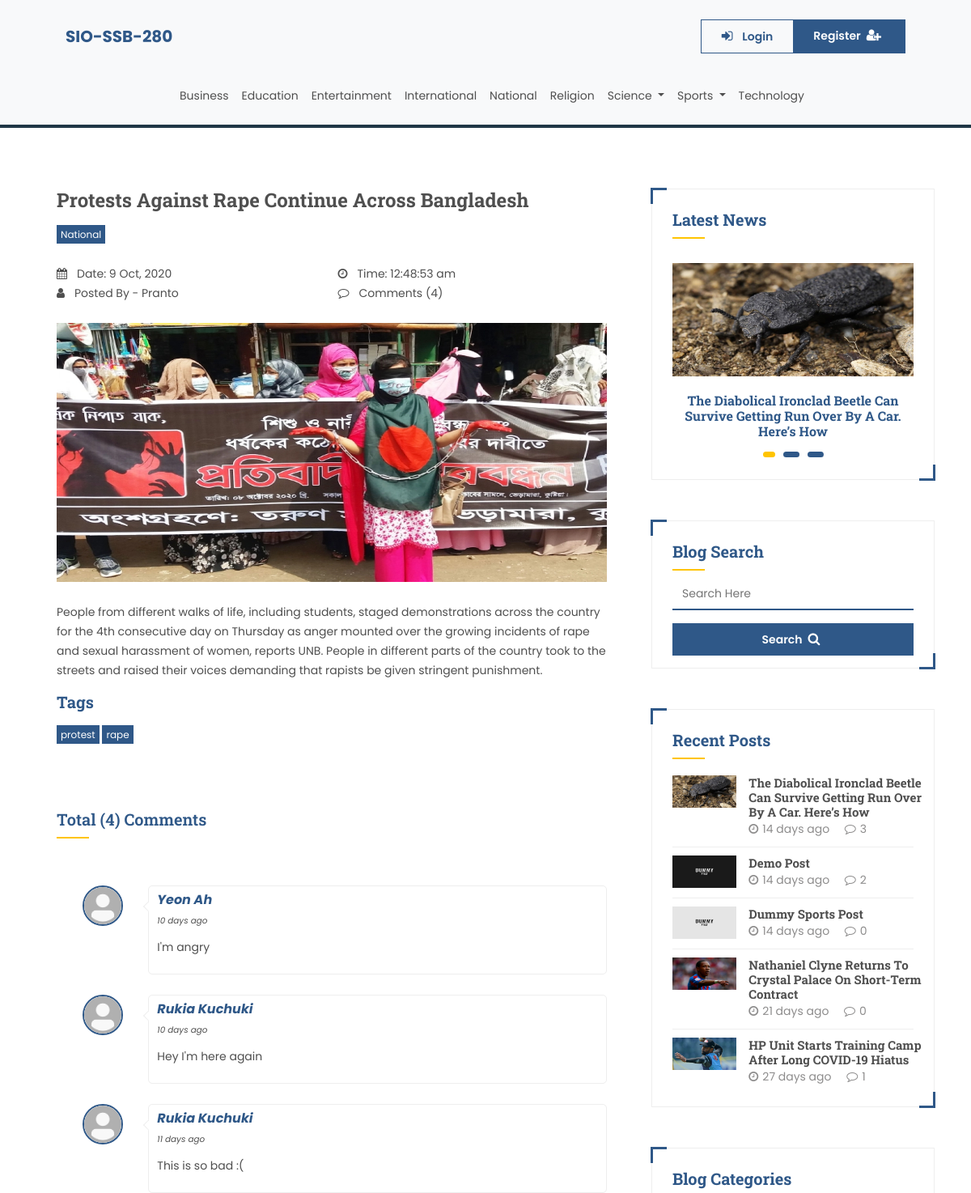
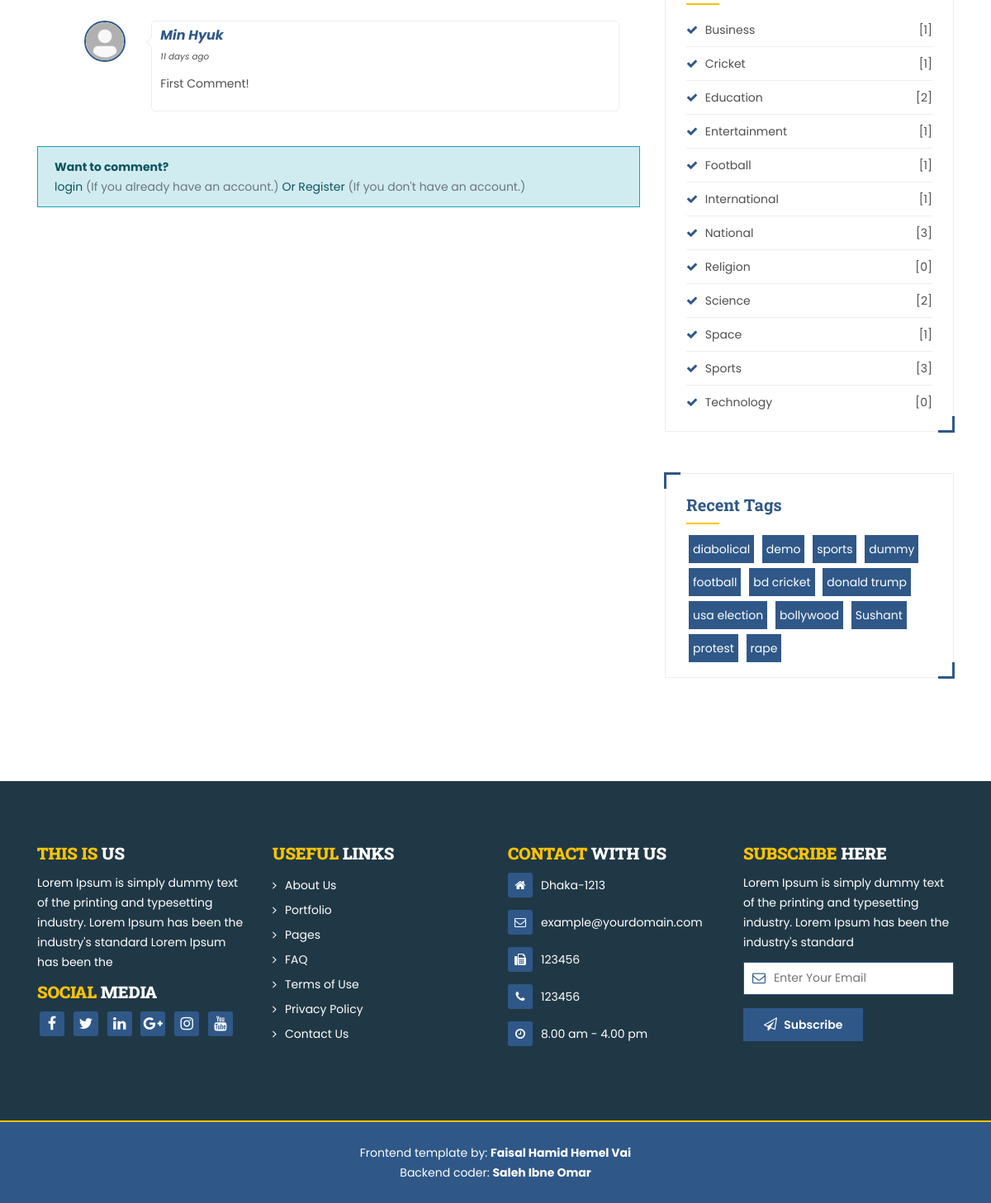
The app's page /single-post.php?post_id=21 with its own data (2 pictures, top to bottom).
### tables this page shows
CREATE TABLE `category` (
  `id` int(11) NOT NULL,
  `name` varchar(250) NOT NULL,
  `description` text DEFAULT NULL,
  `parent` int(11) NOT NULL DEFAULT 0,
  `status` tinyint(2) NOT NULL DEFAULT 1
);

CREATE TABLE `post` (
  `p_id` int(11) NOT NULL,
  `title` varchar(250) NOT NULL,
  `description` longtext NOT NULL,
  `image` text NOT NULL,
  `tags` varchar(250) DEFAULT NULL,
  `status` tinyint(1) NOT NULL COMMENT '0 = Draf\r\n1= Published',
  `dateTimePosted` datetime NOT NULL,
  `categoryId` int(11) NOT NULL,
  `authorId` int(11) NOT NULL
);

### single-post.php (the view, shortened to what the rows shown need)
<?php include 'includes/header.php'; ?>
<?php
    if(isset($_GET['post_id'])){
        $postId = mysqli_real_escape_string($conn, trim($_GET['post_id']));
        $singlePostQuery = "SELECT sp.*, COUNT(cmt.cid) AS 'cmtCount' FROM single_post sp LEFT JOIN sv_comments_onp_view cmt ON cmt.status=1 AND cmt.pid=sp.p_id AND cmt.visitorStatus=1 WHERE sp.p_id='$postId' GROUP BY sp.p_id";
        $singlePostResult = mysqli_query($conn, $singlePostQuery);
        $data = mysqli_fetch_assoc($singlePostResult);
        extract($data);
        $dateTimePosted = explode(" ",$dateTimePosted);
        $datePosted = intval(date('d', strtotime($dateTimePosted[0]))).date(' M, Y', strtotime($dateTimePosted[0]));
        $timePosted = date('h:i:s a', strtotime($dateTimePosted[1]));
    }
    else{
        header("Location: index.php");
    }
?>
    <section>
        <div class="container">
            <div class="row">
                <div class="col-md-8">
                <div class="blog-single">
                        <a href="single-post.php?post_id=<?=$p_id;?>">
                            <h3 class="post-title"><?=$title;?></h3>
                        </a>
                        <div class="single-categories mb-5">
                            <span><?=$singlePostCategoryName;?></span>
                        </div>
                        <div class="row mb-5 w-100">
                            <div class="col-md-12">
                                <div class="blog-info">
                                    <ul>
                                        <div class="row">
                                            <div class="col-lg-6 col-sm-12">
                                                <li><i class="fa fa-calendar"></i>&ensp;Date: <?=$datePosted;?></li>
                                            </div>
                                            <div class="col-lg-6 col-sm-12">
                                                <li><i class="fa fa-clock-o"></i>&ensp;Time: <?=$timePosted;?></li>
                                            </div>
                                        </div>
                                    </ul>
                                </div>
                            </div>
                        </div>
                        <div class="blog-banner blog-single-banner">
                            <a href="#">
                                <img src="admin/images/posts/<?=$image;?>">
                            </a>
                        </div>
                        <p>
                            <?=$description;?>
                        </p>
                        <div class="single-categories">
                            <h4 class="mb-3">Tags</h4>
                            <?php
                                $singlePostAllTags = explode(",", $tags);
                                foreach($singlePostAllTags as $tag){
                            ?>
                            <span><?=$tag;?></span>
                            <?php } ?>
                        </div>
                    </div>
                </div>
                <?php include 'includes/aside.php'; ?>
            </div>
        </div>
    </section>
<?php include 'includes/bottom.php'; ?>

### includes/header.php (shortened to what the rows shown need)
<?php
    require 'config/db.php';
?>
<!doctype html>
<html lang="en">
  <head>
    <link rel="stylesheet" type="text/css" href="assets/bootstrap/css/bootstrap.min.css">
    <link rel="stylesheet" type="text/css" href="assets/css/font-awesome.min.css">
    <link rel="stylesheet" type="text/css" href="assets/css/flaticon.css">
    <link rel="stylesheet" type="text/css" href="assets/css/animate.min.css">
    <link rel="stylesheet" type="text/css" href="assets/css/owl.carousel.min.css">
    <link rel="stylesheet" type="text/css" href="assets/css/owl.theme.default.min.css">
    <link rel="stylesheet" type="text/css" href="assets/css/jquery.fancybox.min.css">
    <link rel="stylesheet" href="assets/toastr/toastr.min.css">
    <link rel="stylesheet" type="text/css" href="assets/css/style.css">
    <link rel="stylesheet" type="text/css" href="assets/css/responsive.css">
  </head>
  <body>
    <header class="bg-light">
        <div class="container col-lg-11 col-md-12">
            <div class="row">
                <div class="col-md-12">
                    <nav class="navbar navbar-expand-lg  bg-transparent pb-3 pt-2 " >
                        <div class="collapse navbar-collapse" id="navbarSupportedContent">
                          <ul class="navbar-nav mx-auto">
                          <?php
                              $query  = "SELECT name AS 'navCategoryName', id AS 'navCategoryId' FROM category WHERE  status  = 1 AND parent=0 ORDER BY name ASC ";
                              $result = mysqli_query($conn, $query);
                              while($row = mysqli_fetch_assoc($result)){
                                extract($row);
                                $subCategoryQuery  = "SELECT name AS 'navSubCatName', id AS 'navSubCatId' FROM category WHERE parent='$navCategoryId' AND status = 1";
                                $subCategoryResult = mysqli_query($conn, $subCategoryQuery);
                                $countSubCategory  = mysqli_num_rows($subCategoryResult);
                                $spaceReplacedMainCategoryName = str_replace(" ", "_", $navCategoryName);
                          ?>
                            <?php if($countSubCategory==0){ ?>
                              <li class="nav-item">
                                  <a class="nav-link" href="post-by-category.php?category=<?=$spaceReplacedMainCategoryName;?>"><?=$navCategoryName;?></a>
                              </li>
                          <?php } else {?>
                             <li class="nav-item dropdown">
                              <a class="nav-link dropdown-toggle" href="#" id="navbarDropdown" role="button" data-toggle="dropdown" aria-haspopup="true" aria-expanded="false">
                              <?=$navCategoryName;?>
                              </a>
                            </li>
                            <?php } } ?>
                          </ul>
                        </div>
                      </nav>
                </div>
            </div>
        </div>
    </header>

### includes/aside.php (shortened to what the rows shown need)
<div class="col-md-4">
<div class="widget latest-news-responsive-margin">
    <div class="sidebar-latest-news owl-carousel owl-theme">
        <?php
            $latestNewsQuery  = "SELECT p_id AS 'latestPid', title 'latestPostTitle', image 'latestPostImage', SUBSTRING(description, 1, 50) AS 'latestPostDescription' FROM post WHERE status=1 ORDER BY p_id DESC LIMIT 3";
            $latestNewsResult = mysqli_query($conn, $latestNewsQuery);
            while($row = mysqli_fetch_assoc($latestNewsResult)){
                extract($row);
        ?>
        <div class="item">
            <div class="latest-news">
                <div class="latest-news-image">
                    <a href="single-post.php?post_id=<?=$latestPid;?>">
                        <img src="admin/images/posts/<?=$latestPostImage;?>">
                    </a>
                </div>
                <h5><?=$latestPostTitle;?></h5>
            </div>
        </div>
        <?php } ?>
    </div>
</div>
</div>

### records on screen
category: name "Business"
category: name "Education"
category: name "Entertainment"
category: name "International"
category: name "National"
category: name "Religion"
category: name "Science"
category: name "Sports"
category: name "Technology"
post: title "Protests Against Rape Continue Across Bangladesh", dateTimePosted "9 Oct, 2020", dateTimePosted "12:48:53 am", image (picture), description "People from different walks of life, including students, staged demonstrations across the country for the 4th consecutive day on Thursday as anger mounted over the growing incidents of rape and sexual harassment of women, reports UNB. People in different parts of the country took to the streets and raised their voices demanding that rapists be given stringent punishment.", tags "protest", tags "rape"
post: image (picture), title "The Diabolical Ironclad Beetle Can Survive Getting Run Over By A Car. Here’s How"

### other values on screen
$singlePostCategoryName "National"
$singlePostAuthorName "Pranto"
$cmtCount "4"
$totalCommentCountPerPost "4"
$visitorName "Yeon Ah"
elapsedTime($dateTime) "10 days ago"
$comment "I'm angry"
$visitorName "Rukia Kuchuki"
$comment "Hey I'm here again"
elapsedTime($dateTime) "11 days ago"
$comment "This is so bad :("
$visitorName "Min Hyuk"
$comment "First Comment!"
$recentPostTitle "The Diabolical Ironclad Beetle Can Survive Getting Run Over By A Car. Here’s How"
elapsedTime($recentPostDateTime) "14 days ago"
